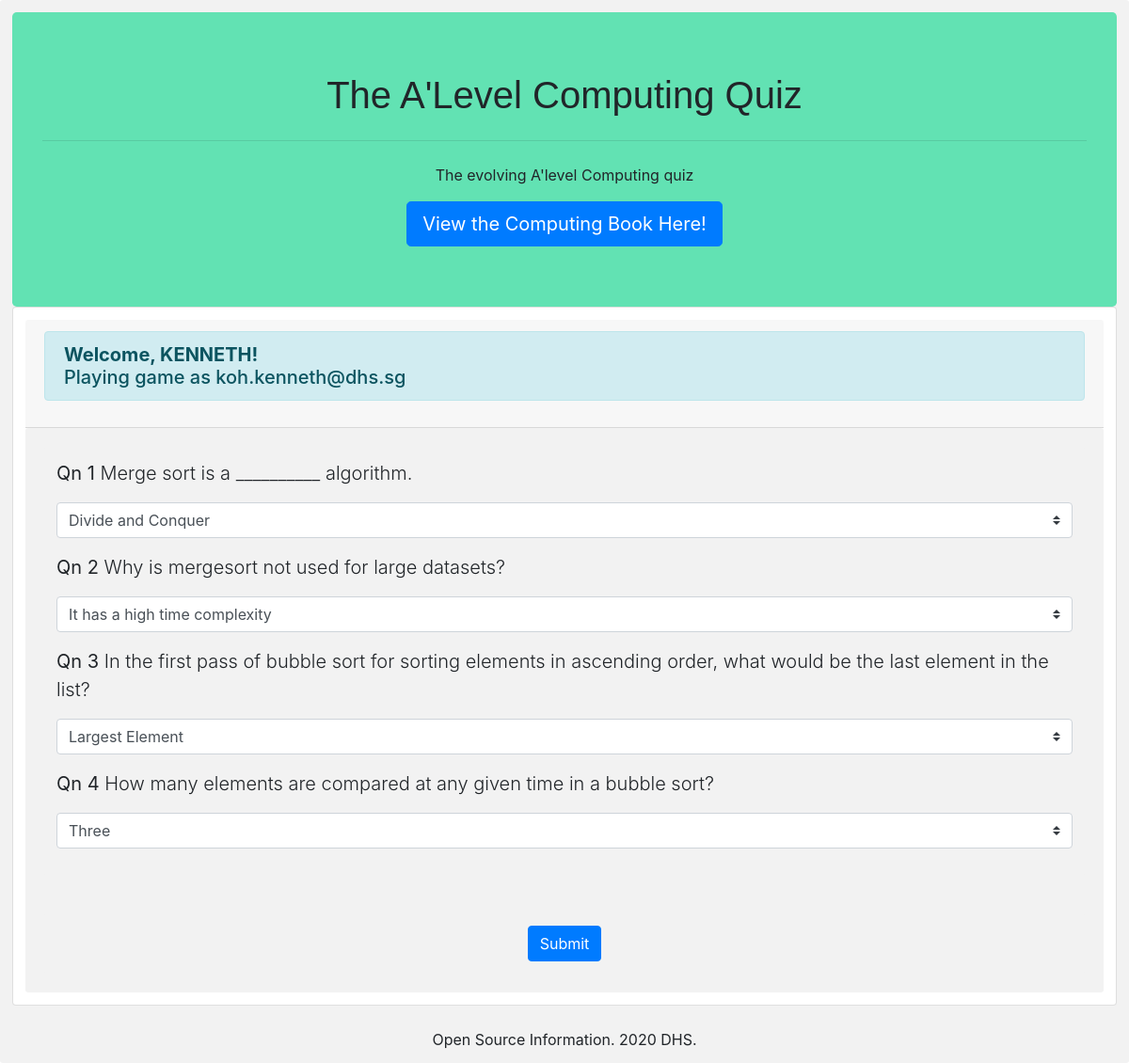
/algo (signed in), run on the app's committed database.
### tables this page shows
CREATE TABLE "Question" (
	"QuestionID"	INTEGER NOT NULL PRIMARY KEY AUTOINCREMENT UNIQUE,
	"QuestionText"	TEXT NOT NULL,
	"Option1"	TEXT NOT NULL,
	"Option2"	TEXT NOT NULL,
	"Answer"	INTEGER NOT NULL
);

### app.py (the view)
@app.route("/algo", methods=["GET","POST"])
def algo():
    if request.method == "POST":
        e = sqlite3.connect('data1.db')
        c = e.cursor()
        response = []
        for i in range(4):
            chosen = 'algo_answer'+str(i)
            print("algoans",str(request.form.get(chosen)))
            response.append(str(request.form.get(chosen)))
        total = 5*int(len(response))
        score = 0
        count = 0
        answer = session['answer']
        curr_user = session['curr_user_email']
        while count<len(response):
            if response[count] == answer[count]:
                score+=5
            count+=1
        session['response'] = response
        session['score'] = score
        id = session['pwd']
        ins = c.execute('''SELECT NumAttempts, HighestScore FROM Attempt WHERE USERID=?''',(id,))
        vals = ins.fetchall()
        print("oof",vals)
        if vals != []: #user had multiple attempts
            numattempts = vals[0][0]
            numattempts+=1
            highestscore = vals[0][1]
            if highestscore < score:
                highestscore = score
                c.execute('''UPDATE Attempt SET HighestScore=?, NumAttempts=? WHERE UserID=?''',(highestscore,numattempts,id,))
            else: #current score lower than highest score
                c.execute('''UPDATE Attempt SET NumAttempts=? WHERE UserID=?''',(numattempts,id,))
        else: #no previous attempt
            highestscore = score
            numattempts = 1
            c.execute('''INSERT INTO Attempt(UserID,HighestScore,NumAttempts,Email) VALUES(?,?,?,?)''',(id,highestscore,numattempts,curr_user,))
        e.commit()
        c.close()
        return redirect(url_for("score"))
    else:
        try:
            curr_user = session['curr_user_email']
        except:
            return redirect(url_for("unauthorised"))
        e = sqlite3.connect('data1.db')
        c = e.cursor()
        name = curr_user.split("@")[0].split(".")[1].upper() #extracting name
        instr = c.execute('''SELECT QuestionText,Option1,Option2,Answer From Question ORDER BY RANDOM() LIMIT 4''')
        codedata = instr.fetchall()
        questions = []
        options1 = []
        options2 = []
        answer = []
        for k in range(len(codedata)):
            questions.append(codedata[k][0])
            options1.append(codedata[k][1])
            options2.append(codedata[k][2])
            answer.append(codedata[k][3])
        session['answer'] = answer
        session['questions'] = questions
        session['options1'] = options1
        session['options2'] = options2
        e.commit()
        c.close()
        return render_template('algo.html',curr_user=curr_user, name=name,questions=questions, options1=options1, options2=options2,answer = answer)

### templates/algo.html (shortened to what this page needs)
{% extends "base.html" %}
{% block head %}
    {{ super() }}
{% endblock %}
{% block content %}
<form action="/algo" method="post">
  <div class="card">
  <h5 class="card-header">
    <div class="alert alert-info" role="alert">
      <strong>Welcome, {{ name }}!</strong><br>
      Playing game as {{ curr_user }}
    </div>
  </h5>
  <div class="card-body">
    <div class="form-group">
      {% for i in range(4) %}
      <p class="lead"><strong>Qn {{ i+1 }}</strong> {{ questions[i] }}</p>
      <select name="algo_answer{{ i }}" class="custom-select mb-3">
        <option value="Option1" name="Option{{ i }}-1">{{ options1[i] }}</option>
      </select>
      <br>
      {% endfor %}
    </div>
    <br>
    <div class="text-center"><button type="submit" class="btn btn-primary">Submit</button></div>
    </div>
  </div>
</form>
{% endblock %}

### templates/base.html (shortened to what this page needs)
<!DOCTYPE html>
<html lang="en">
<head>
    {% block head %}
    <link rel="stylesheet" href="https://maxcdn.bootstrapcdn.com/bootstrap/4.4.1/css/bootstrap.min.css">
    <link rel="stylesheet" href="/static/styles.css">
    {% endblock %}
</head>
<body>
    <div id="content">
      <div class="jumbotron text-center" style="margin-bottom:0">
        <h1>The A'Level Computing Quiz</h1>
        <hr class="my-4">
        <p>The evolving A'level Computing quiz</p>
        <a class="btn btn-primary btn-lg" href="https://docs.google.com/document/d/1Ow4_0-5qPdOZwy0ZPZICSqOI6biNEmCnTorzWLXYzoQ/edit?usp=sharing" role="button">View the Computing Book Here!</a>
      </div>
      {% block content %}
      {% endblock %}
    <br>
    {% block footer %}
    <footer class="container-fluid text-center">
      Open Source Information. 2020 DHS.
    </footer>
    {% endblock %}
</body>
</html>

### static/styles.css (style rules this page uses)
.jumbotron { background-color:#62e2b3; }
div { border-radius: 3px; background-color: #f2f2f2; padding: 13px; }
h1 { font-family: sans-serif; }

### data on the page
Question: QuestionText "Merge sort is a __________ algorithm.", Option1 "Divide and Conquer"
Question: QuestionText "Why is mergesort not used for large datasets?", Option1 "It has a high time complexity"
Question: QuestionText "In the first pass of bubble sort for sorting elements in ascending order, what would be the last element in the list?", Option1 "Largest Element"
Question: QuestionText "How many elements are compared at any given time in a bubble sort?", Option1 "Three"

### other printed values
{{ name }} "KENNETH"
{{ curr_user }} "koh.kenneth@dhs.sg"
{{ i+1 }} "1" "2" "3" "4"
